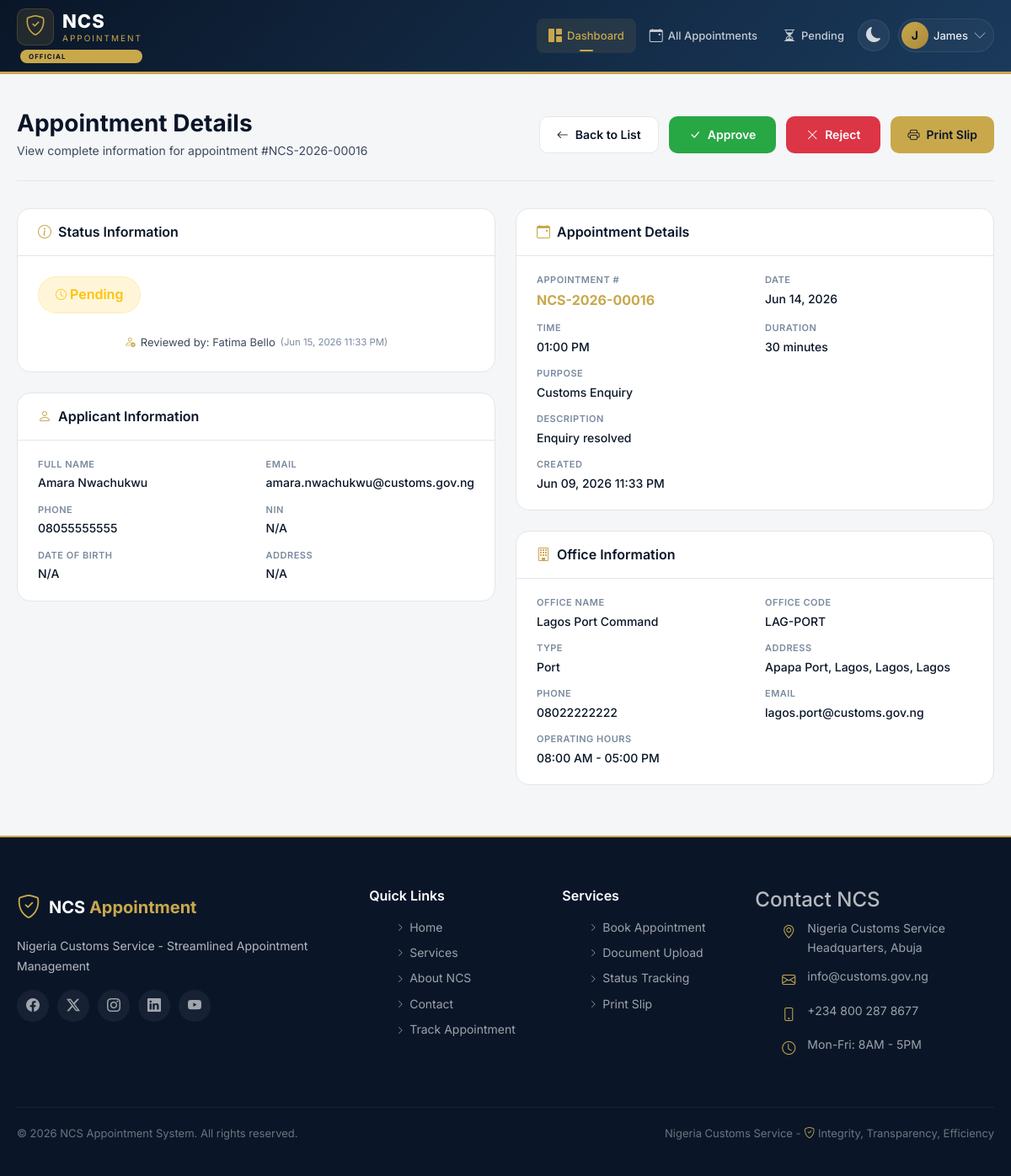
Page /officer/view-appointment.php?id=16 (signed in) on the committed database.
### tables this page shows
CREATE TABLE `appointments` (
  `id` int(11) NOT NULL,
  `appointment_number` varchar(20) NOT NULL,
  `user_id` int(11) NOT NULL,
  `office_id` int(11) NOT NULL,
  `officer_id` int(11) DEFAULT NULL,
  `appointment_date` date NOT NULL,
  `appointment_time` time NOT NULL,
  `duration_minutes` int(11) DEFAULT 30,
  `purpose` varchar(255) NOT NULL,
  `description` text DEFAULT NULL,
  `status` enum('pending','approved','rejected','cancelled','completed','no_show') DEFAULT 'pending',
  `rejection_reason` text DEFAULT NULL,
  `has_document` tinyint(1) DEFAULT 0,
  `document_path` varchar(255) DEFAULT NULL,
  `document_uploaded_at` datetime DEFAULT NULL,
  `created_at` datetime DEFAULT current_timestamp(),
  `updated_at` datetime DEFAULT current_timestamp() ON UPDATE current_timestamp(),
  `reviewed_at` datetime DEFAULT NULL,
  `reviewed_by` int(11) DEFAULT NULL,
  `rescheduled_from` int(11) DEFAULT NULL,
  `is_rescheduled` tinyint(1) DEFAULT 0
);

CREATE TABLE `users` (
  `id` int(11) NOT NULL,
  `uuid` varchar(36) NOT NULL,
  `first_name` varchar(50) NOT NULL,
  `last_name` varchar(50) NOT NULL,
  `email` varchar(100) NOT NULL,
  `phone` varchar(20) NOT NULL,
  `password_hash` varchar(255) NOT NULL,
  `role` enum('applicant','officer','admin') DEFAULT 'applicant',
  `date_of_birth` date DEFAULT NULL,
  `gender` enum('male','female','other') DEFAULT NULL,
  `address` text DEFAULT NULL,
  `city` varchar(50) DEFAULT NULL,
  `state` varchar(50) DEFAULT NULL,
  `country` varchar(50) DEFAULT 'Nigeria',
  `postal_code` varchar(20) DEFAULT NULL,
  `nin` varchar(20) DEFAULT NULL,
  `is_verified` tinyint(1) DEFAULT 0,
  `is_active` tinyint(1) DEFAULT 1,
  `last_login` datetime DEFAULT NULL,
  `login_attempts` int(11) DEFAULT 0,
  `locked_until` datetime DEFAULT NULL,
  `created_at` datetime DEFAULT current_timestamp(),
  `updated_at` datetime DEFAULT current_timestamp() ON UPDATE current_timestamp()
);

CREATE TABLE `offices` (
  `id` int(11) NOT NULL,
  `office_code` varchar(20) NOT NULL,
  `office_name` varchar(100) NOT NULL,
  `office_type` enum('headquarters','zonal','area_command','port','border') NOT NULL,
  `address` text NOT NULL,
  `city` varchar(50) NOT NULL,
  `state` varchar(50) NOT NULL,
  `latitude` decimal(10,8) DEFAULT NULL,
  `longitude` decimal(11,8) DEFAULT NULL,
  `phone` varchar(20) DEFAULT NULL,
  `email` varchar(100) DEFAULT NULL,
  `opening_time` time DEFAULT '08:00:00',
  `closing_time` time DEFAULT '17:00:00',
  `lunch_start` time DEFAULT '12:00:00',
  `lunch_end` time DEFAULT '13:00:00',
  `max_appointments_per_day` int(11) DEFAULT 50,
  `is_active` tinyint(1) DEFAULT 1,
  `created_by` int(11) DEFAULT NULL,
  `created_at` datetime DEFAULT current_timestamp(),
  `updated_at` datetime DEFAULT current_timestamp() ON UPDATE current_timestamp()
);

### officer/view-appointment.php (the view, shortened to what the rows shown need)
<?php
$appointment_id = isset($_GET['id']) ? (int)$_GET['id'] : 0;
include_once __DIR__ . '/../includes/header.php';
$query = "SELECT a.*,
          CONCAT(u.first_name, ' ', u.last_name) as applicant_name,
          u.email as applicant_email,
          u.phone as applicant_phone,
          u.address as applicant_address,
          u.city as applicant_city,
          u.state as applicant_state,
          u.nin as applicant_nin,
          u.date_of_birth as applicant_dob,
          o.office_name,
          o.office_code,
          o.office_type,
          o.address as office_address,
          o.city as office_city,
          o.state as office_state,
          o.phone as office_phone,
          o.email as office_email,
          o.opening_time,
          o.closing_time,
          CONCAT(r.first_name, ' ', r.last_name) as reviewed_by_name,
          d.file_path,
          d.file_name,
          d.document_type,
          d.uploaded_at as document_uploaded_at,
          DATE_FORMAT(a.appointment_date, '%b %d, %Y') as appointment_date_formatted,
          DATE_FORMAT(a.appointment_time, '%h:%i %p') as appointment_time_formatted,
          DATE_FORMAT(a.created_at, '%b %d, %Y %h:%i %p') as created_at_formatted,
          DATE_FORMAT(a.reviewed_at, '%b %d, %Y %h:%i %p') as reviewed_at_formatted
          FROM appointments a
          LEFT JOIN users u ON a.user_id = u.id
          LEFT JOIN offices o ON a.office_id = o.id
          LEFT JOIN users r ON a.reviewed_by = r.id
          LEFT JOIN documents d ON a.id = d.appointment_id
          WHERE a.id = ?";
$stmt = $conn->prepare($query);
$stmt->bind_param("i", $appointment_id);
$stmt->execute();
$result = $stmt->get_result();
$appointment = $result->fetch_assoc();
?>
<section class="dashboard-section">
    <div class="container">
        <div class="dashboard-header">
            <div>
                <h1 class="dashboard-title">Appointment Details</h1>
                <p class="dashboard-subtitle">View complete information for appointment #<?php echo htmlspecialchars($appointment['appointment_number']); ?></p>
            </div>
        </div>
        <div class="appointment-details-grid">
            <div class="appointment-details-left">
                <div class="dashboard-card">
                    <div class="card-body">
                        <div class="status-display">
                            <span class="status-badge status-<?php echo $appointment['status']; ?>" style="font-size: 16px; padding: 8px 20px;">
                                <i class="bi bi-<?php
                                    echo $appointment['status'] == 'pending' ? 'clock' :
                                         ($appointment['status'] == 'approved' ? 'check-circle' :
                                         ($appointment['status'] == 'rejected' ? 'x-circle' :
                                         ($appointment['status'] == 'completed' ? 'check-circle-fill' :
                                         ($appointment['status'] == 'cancelled' ? 'slash-circle' : 'exclamation-circle'))));
                                ?>"></i>
                                <?php echo ucfirst($appointment['status']); ?>
                            </span>
                            <?php if ($appointment['reviewed_by_name']): ?>
                                <span class="reviewed-by">
                                    <i class="bi bi-person-check"></i>
                                    Reviewed by: <?php echo htmlspecialchars($appointment['reviewed_by_name']); ?>
                                    <?php if ($appointment['reviewed_at_formatted']): ?>
                                        <small>(<?php echo $appointment['reviewed_at_formatted']; ?>)</small>
                                    <?php endif; ?>
                                </span>
                            <?php endif; ?>
                        </div>
                    </div>
                </div>
                <div class="dashboard-card">
                    <div class="card-body">
                        <div class="detail-grid">
                            <div class="detail-item">
                                <span class="detail-label">Email</span>
                                <span class="detail-value"><?php echo htmlspecialchars($appointment['applicant_email'] ?? 'N/A'); ?></span>
                            </div>
                            <div class="detail-item">
                                <span class="detail-label">Phone</span>
                                <span class="detail-value"><?php echo htmlspecialchars($appointment['applicant_phone'] ?? 'N/A'); ?></span>
                            </div>
                            <div class="detail-item">
                                <span class="detail-label">NIN</span>
                                <span class="detail-value"><?php echo htmlspecialchars($appointment['applicant_nin'] ?? 'N/A'); ?></span>
                            </div>
                        </div>
                    </div>
                </div>
            </div>
            <div class="appointment-details-right">
                <div class="dashboard-card">
                    <div class="card-body">
                        <div class="detail-grid">
                            <div class="detail-item">
                                <span class="detail-label">Appointment #</span>
                                <span class="detail-value highlight"><?php echo htmlspecialchars($appointment['appointment_number']); ?></span>
                            </div>
                            <div class="detail-item">
                                <span class="detail-label">Duration</span>
                                <span class="detail-value"><?php echo $appointment['duration_minutes']; ?> minutes</span>
                            </div>
                            <div class="detail-item">
                                <span class="detail-label">Purpose</span>
                                <span class="detail-value"><?php echo htmlspecialchars($appointment['purpose']); ?></span>
                            </div>
                            <?php if ($appointment['description']): ?>
                            <div class="detail-item full-width">
                                <span class="detail-label">Description</span>
                                <span class="detail-value"><?php echo nl2br(htmlspecialchars($appointment['description'])); ?></span>
                            </div>
                            <?php endif; ?>
                        </div>
                    </div>
                </div>
                <div class="dashboard-card">
                    <div class="card-body">
                        <div class="detail-grid">
                            <div class="detail-item">
                                <span class="detail-label">Office Name</span>
                                <span class="detail-value"><?php echo htmlspecialchars($appointment['office_name'] ?? 'N/A'); ?></span>
                            </div>
                            <div class="detail-item">
                                <span class="detail-label">Office Code</span>
                                <span class="detail-value"><?php echo htmlspecialchars($appointment['office_code'] ?? 'N/A'); ?></span>
                            </div>
                            <div class="detail-item">
                                <span class="detail-label">Type</span>
                                <span class="detail-value"><?php echo ucfirst(str_replace('_', ' ', $appointment['office_type'] ?? 'N/A')); ?></span>
                            </div>
                            <div class="detail-item">
                                <span class="detail-label">Phone</span>
                                <span class="detail-value"><?php echo htmlspecialchars($appointment['office_phone'] ?? 'N/A'); ?></span>
                            </div>
                            <div class="detail-item">
                                <span class="detail-label">Email</span>
                                <span class="detail-value"><?php echo htmlspecialchars($appointment['office_email'] ?? 'N/A'); ?></span>
                            </div>
                            <div class="detail-item">
                                <span class="detail-label">Operating Hours</span>
                                <span class="detail-value">
                                    <?php
                                    if ($appointment['opening_time'] && $appointment['closing_time']) {
                                        echo date('h:i A', strtotime($appointment['opening_time'])) . ' - ' . date('h:i A', strtotime($appointment['closing_time']));
                                    } else {
                                        echo 'N/A';
                                    }
                                    ?>
                                </span>
                            </div>
                        </div>
                    </div>
                </div>
            </div>
        </div>
    </div>
</section>
<?php include_once __DIR__ . '/../includes/footer.php'; ?>
</body>
</html>

### rows in the picture
appointments: appointment_number "NCS-2026-00016", status "Pending", user.email "amara.nwachukwu@customs.gov.ng", user.phone "08055555555", user.nin "N/A", duration_minutes "30", purpose "Customs Enquiry", description "Enquiry resolved", office.office_name "Lagos Port Command", office.office_code "LAG-PORT", office.office_type "Port", office.phone "08022222222", office.email "lagos.port@customs.gov.ng", office.opening_time "08:00 AM", office.closing_time "05:00 PM"

### other values in the picture
$userInitial "J"
$user_fullname "James"
$appointment['reviewed_by_name'] "Fatima Bello"
$appointment['reviewed_at_formatted'] "Jun 15, 2026 11:33 PM"
$appointment['applicant_name'] "Amara Nwachukwu"
$appointment['appointment_date_formatted'] "Jun 14, 2026"
$appointment['appointment_time_formatted'] "01:00 PM"
$appointment['created_at_formatted'] "Jun 09, 2026 11:33 PM"
implode(', ', $office_address) "Apapa Port, Lagos, Lagos, Lagos"
SITE_TAGLINE "Nigeria Customs Service - Streamlined Appointment Management"
SITE_NAME "NCS Appointment System"
